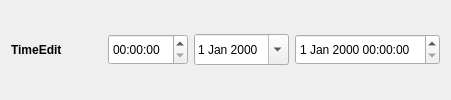
             <widget class="QWidget" name="widget_12" native="true">
              <property name="minimumSize">
               <size>
                <width>0</width>
                <height>0</height>
               </size>
              </property>
              <layout class="QGridLayout" name="gridLayout_18">
               <item row="0" column="3">
                <widget class="QDateEdit" name="dateEdit">
                 <property name="minimumSize">
                  <size>
                   <width>0</width>
                   <height>31</height>
                  </size>
                 </property>
                 <property name="calendarPopup">
                  <bool>true</bool>
                 </property>
                </widget>
               </item>
               <item row="0" column="0">
                <widget class="QLabel" name="label_11">
                 <property name="font">
                  <font>
                   <bold>true</bold>
                  </font>
                 </property>
                 <property name="text">
                  <string>TimeEdit</string>
                 </property>
                </widget>
               </item>
               <item row="0" column="2">
                <widget class="QTimeEdit" name="timeEdit">
                 <property name="minimumSize">
                  <size>
                   <width>80</width>
                   <height>31</height>
                  </size>
                 </property>
                </widget>
               </item>
               <item row="0" column="4">
                <widget class="QDateTimeEdit" name="dateTimeEdit">
                 <property name="minimumSize">
                  <size>
                   <width>0</width>
                   <height>31</height>
                  </size>
                 </property>
                </widget>
               </item>
               <item row="0" column="1">
                <spacer name="horizontalSpacer_7">
                 <property name="orientation">
                  <enum>Qt::Orientation::Horizontal</enum>
                 </property>
                 <property name="sizeHint" stdset="0">
                  <size>
                   <width>40</width>
                   <height>20</height>
                  </size>
                 </property>
                </spacer>
               </item>
              </layout>
             </widget>
